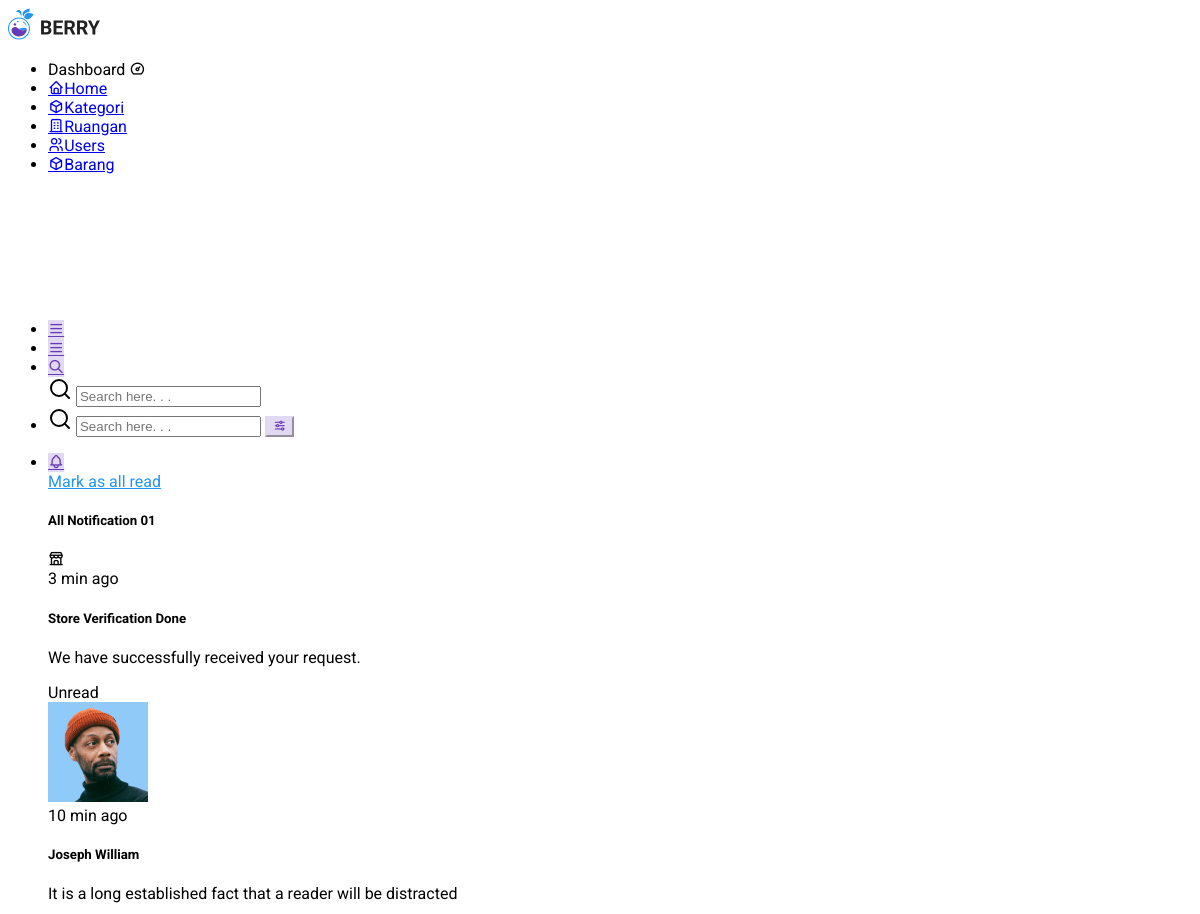
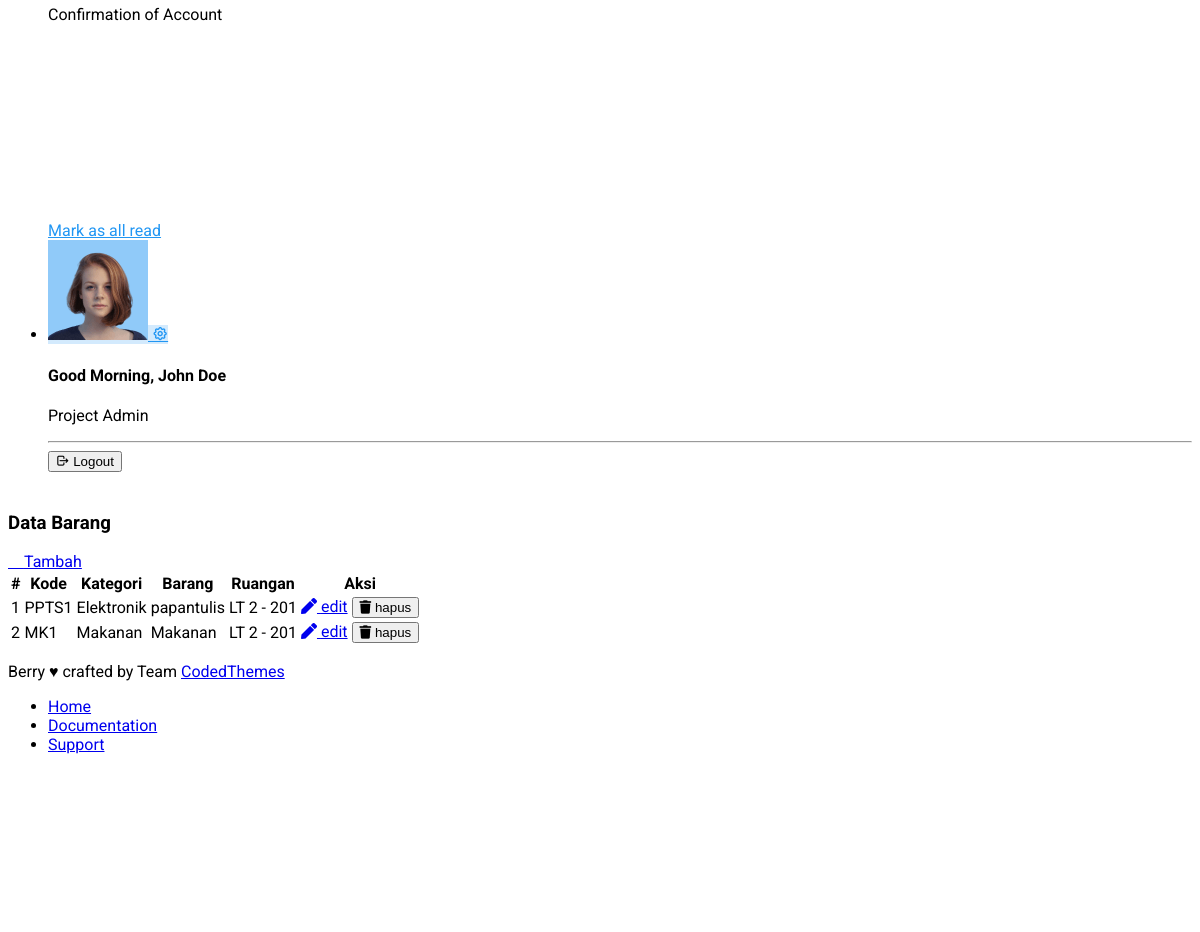
Page /app?page=barang (signed in) on the committed database (2 pictures, top to bottom).
### tables this page shows
CREATE TABLE `barang` (
  `id` int(11) NOT NULL,
  `kategori_id` int(11) NOT NULL,
  `ruangan_id` int(11) NOT NULL,
  `kode` varchar(200) NOT NULL,
  `nama` varchar(25) NOT NULL,
  `keterangan` text NOT NULL,
  `created_at` timestamp NOT NULL DEFAULT current_timestamp(),
  `updated_at` timestamp NOT NULL DEFAULT current_timestamp()
);

CREATE TABLE `kategori` (
  `id` int(11) NOT NULL,
  `nama` varchar(15) NOT NULL,
  `keterangan` text NOT NULL,
  `created_at` timestamp NOT NULL DEFAULT current_timestamp(),
  `updated_at` timestamp NOT NULL DEFAULT current_timestamp()
);

CREATE TABLE `ruangan` (
  `id` int(11) NOT NULL,
  `nama` varchar(15) NOT NULL,
  `lantai` int(11) NOT NULL,
  `created_at` timestamp NOT NULL DEFAULT current_timestamp(),
  `updated_at` timestamp NOT NULL DEFAULT current_timestamp()
);

### features/barang/index.php (the view)
<?php
$data = mysqli_query($conn, "SELECT barang.*,
        kategori.nama AS nama_kategori,
        ruangan.nama AS nama_ruangan,
        ruangan.lantai AS lt
        FROM barang
        JOIN kategori ON barang.kategori_id = kategori.id
        JOIN ruangan ON barang.ruangan_id = ruangan.id");
$barangs = $data ? mysqli_fetch_all($data, MYSQLI_ASSOC) : [];
?>
<div class="container mt-4">
    <div class="card">
        <div class="card-header">
            <div class="row">
                <div class="col-md-6">
                    <h3>Data Barang</h3>
                </div>
                <div class="col-md-6">
                    <div class="text-end">
                        <a href="app?page=barang&view=add" class="btn btn-primary btn-sm"> <i class="fa-solid fa-plus"></i> Tambah</a>
                    </div>
                </div>
            </div>
        </div>
        <div class="card-body">
            <div class="container">
                <div class="table-responsive">
                    <table class="table">
                        <thead>
                            <tr>
                                <th>#</th>
                                <th>Kode</th>
                                <th>Kategori</th>
                                <th>Barang</th>
                                <th>Ruangan</th>
                                <th>Aksi</th>
                            </tr>
                        </thead>
                        <tbody>
                            <?php if (!empty($barangs)): ?>
                                <?php foreach ($barangs as $b): ?>
                                    <tr>
                                        <td><?= $b['id'] ?></td>
                                        <td><?= htmlspecialchars($b['kode']) ?></td>
                                        <td><?= $b['nama_kategori'] ?></td>
                                        <td><?= htmlspecialchars($b['nama']) ?></td>
                                        <td>LT <?= $b['lt'] ?> - <?= $b['nama_ruangan'] ?></td>
                                        <td><a href="./index.php?page=barang&view=edit&id=<?= $b['id'] ?>" class="btn btn-warning btn-sm"> <i class="fas fa-pen"></i> edit</a> <button class="btn btn-danger btn-sm"> <i class="fas fa-trash"></i> hapus</button></td>
                                    </tr>
                                <?php endforeach; ?>
                            <?php else: ?>
                                <tr>
                                    <td colspan="7" class="text-center">Belum ada data</td>
                                </tr>
                            <?php endif; ?>
                        </tbody>
                    </table>
                </div>
            </div>
        </div>
    </div>
</div>

### rows in the picture
barang: id "1", kode "PPTS1", kategori.nama "Elektronik", nama "papantulis", ruangan.lantai "2", ruangan.nama "201"
barang: id "2", kode "MK1", kategori.nama "Makanan", nama "Makanan", ruangan.lantai "2", ruangan.nama "201"
